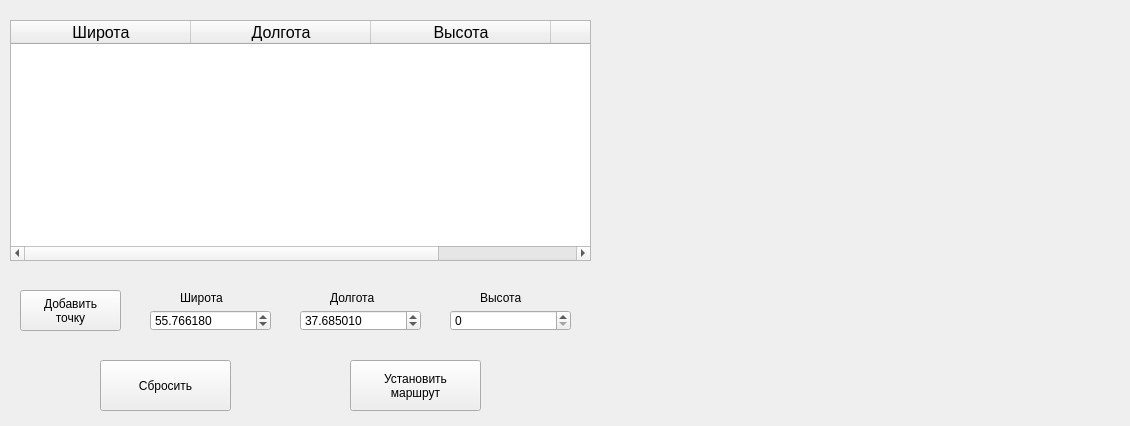
<?xml version="1.0" encoding="UTF-8"?>
<ui version="4.0">
 <class>Routes</class>
 <widget class="QWidget" name="Routes">
  <property name="geometry">
   <rect>
    <x>0</x>
    <y>0</y>
    <width>1130</width>
    <height>426</height>
   </rect>
  </property>
  <property name="windowTitle">
   <string>Form</string>
  </property>
  <widget class="QTableWidget" name="routesTableWidget">
   <property name="geometry">
    <rect>
     <x>10</x>
     <y>20</y>
     <width>581</width>
     <height>241</height>
    </rect>
   </property>
   <property name="sizePolicy">
    <sizepolicy hsizetype="Expanding" vsizetype="Expanding">
     <horstretch>0</horstretch>
     <verstretch>0</verstretch>
    </sizepolicy>
   </property>
   <property name="editTriggers">
    <set>QAbstractItemView::NoEditTriggers</set>
   </property>
   <property name="gridStyle">
    <enum>Qt::SolidLine</enum>
   </property>
   <attribute name="horizontalHeaderMinimumSectionSize">
    <number>5</number>
   </attribute>
   <attribute name="horizontalHeaderDefaultSectionSize">
    <number>180</number>
   </attribute>
   <attribute name="horizontalHeaderStretchLastSection">
    <bool>false</bool>
   </attribute>
   <attribute name="verticalHeaderMinimumSectionSize">
    <number>5</number>
   </attribute>
   <attribute name="verticalHeaderDefaultSectionSize">
    <number>23</number>
   </attribute>
   <column>
    <property name="text">
     <string>Широта</string>
    </property>
    <property name="font">
     <font>
      <pointsize>12</pointsize>
     </font>
    </property>
   </column>
   <column>
    <property name="text">
     <string>Долгота</string>
    </property>
    <property name="font">
     <font>
      <pointsize>12</pointsize>
     </font>
    </property>
   </column>
   <column>
    <property name="text">
     <string>Высота</string>
    </property>
    <property name="font">
     <font>
      <pointsize>12</pointsize>
     </font>
    </property>
   </column>
   <column>
    <property name="text">
     <string/>
    </property>
   </column>
  </widget>
  <widget class="QPushButton" name="addPointButton">
   <property name="geometry">
    <rect>
     <x>20</x>
     <y>290</y>
     <width>101</width>
     <height>41</height>
    </rect>
   </property>
   <property name="text">
    <string>Добавить
точку</string>
   </property>
  </widget>
  <widget class="QPushButton" name="resetButton">
   <property name="geometry">
    <rect>
     <x>100</x>
     <y>360</y>
     <width>131</width>
     <height>51</height>
    </rect>
   </property>
   <property name="text">
    <string>Сбросить</string>
   </property>
  </widget>
  <widget class="QLabel" name="latitudeLabel">
   <property name="geometry">
    <rect>
     <x>180</x>
     <y>290</y>
     <width>61</width>
     <height>16</height>
    </rect>
   </property>
   <property name="text">
    <string>Широта</string>
   </property>
  </widget>
  <widget class="QLabel" name="longitudeLabel">
   <property name="geometry">
    <rect>
     <x>330</x>
     <y>290</y>
     <width>71</width>
     <height>16</height>
    </rect>
   </property>
   <property name="text">
    <string>Долгота</string>
   </property>
  </widget>
  <widget class="QLabel" name="altitudeLabel">
   <property name="geometry">
    <rect>
     <x>480</x>
     <y>290</y>
     <width>61</width>
     <height>16</height>
    </rect>
   </property>
   <property name="text">
    <string>Высота</string>
   </property>
  </widget>
  <widget class="QPushButton" name="setRouteButton">
   <property name="geometry">
    <rect>
     <x>350</x>
     <y>360</y>
     <width>131</width>
     <height>51</height>
    </rect>
   </property>
   <property name="text">
    <string>Установить
маршрут</string>
   </property>
  </widget>
  <widget class="QDoubleSpinBox" name="latitudeSpinBox">
   <property name="geometry">
    <rect>
     <x>150</x>
     <y>310</y>
     <width>121</width>
     <height>21</height>
    </rect>
   </property>
   <property name="accelerated">
    <bool>true</bool>
   </property>
   <property name="decimals">
    <number>6</number>
   </property>
   <property name="minimum">
    <double>-90.000000000000000</double>
   </property>
   <property name="maximum">
    <double>90.000000000000000</double>
   </property>
   <property name="singleStep">
    <double>0.000001000000000</double>
   </property>
   <property name="value">
    <double>55.766179999999999</double>
   </property>
  </widget>
  <widget class="QDoubleSpinBox" name="longitudeSpinBox">
   <property name="geometry">
    <rect>
     <x>300</x>
     <y>310</y>
     <width>121</width>
     <height>21</height>
    </rect>
   </property>
   <property name="accelerated">
    <bool>true</bool>
   </property>
   <property name="decimals">
    <number>6</number>
   </property>
   <property name="maximum">
    <double>180.000000000000000</double>
   </property>
   <property name="singleStep">
    <double>0.000001000000000</double>
   </property>
   <property name="value">
    <double>37.685009999999998</double>
   </property>
  </widget>
  <widget class="QDoubleSpinBox" name="altitudeSpinBox">
   <property name="geometry">
    <rect>
     <x>450</x>
     <y>310</y>
     <width>121</width>
     <height>21</height>
    </rect>
   </property>
   <property name="accelerated">
    <bool>true</bool>
   </property>
   <property name="decimals">
    <number>0</number>
   </property>
   <property name="maximum">
    <double>1000.000000000000000</double>
   </property>
  </widget>
  <widget class="QGVMap" name="mapWidget" native="true">
   <property name="geometry">
    <rect>
     <x>610</x>
     <y>20</y>
     <width>511</width>
     <height>391</height>
    </rect>
   </property>
  </widget>
 </widget>
 <customwidgets>
  <customwidget>
   <class>QGVMap</class>
   <extends>QWidget</extends>
   <header>QGeoView/QGVMap.h</header>
   <container>1</container>
  </customwidget>
 </customwidgets>
 <resources/>
 <connections/>
</ui>
